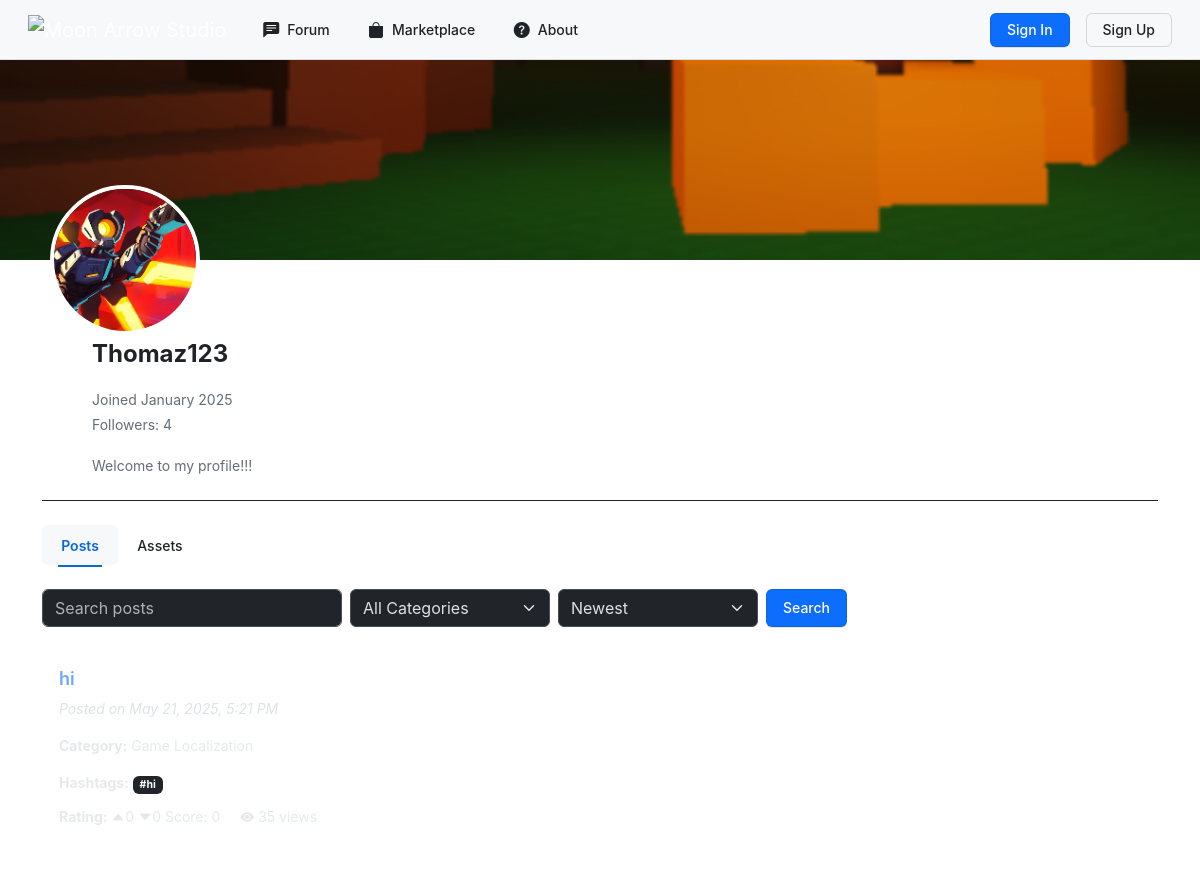
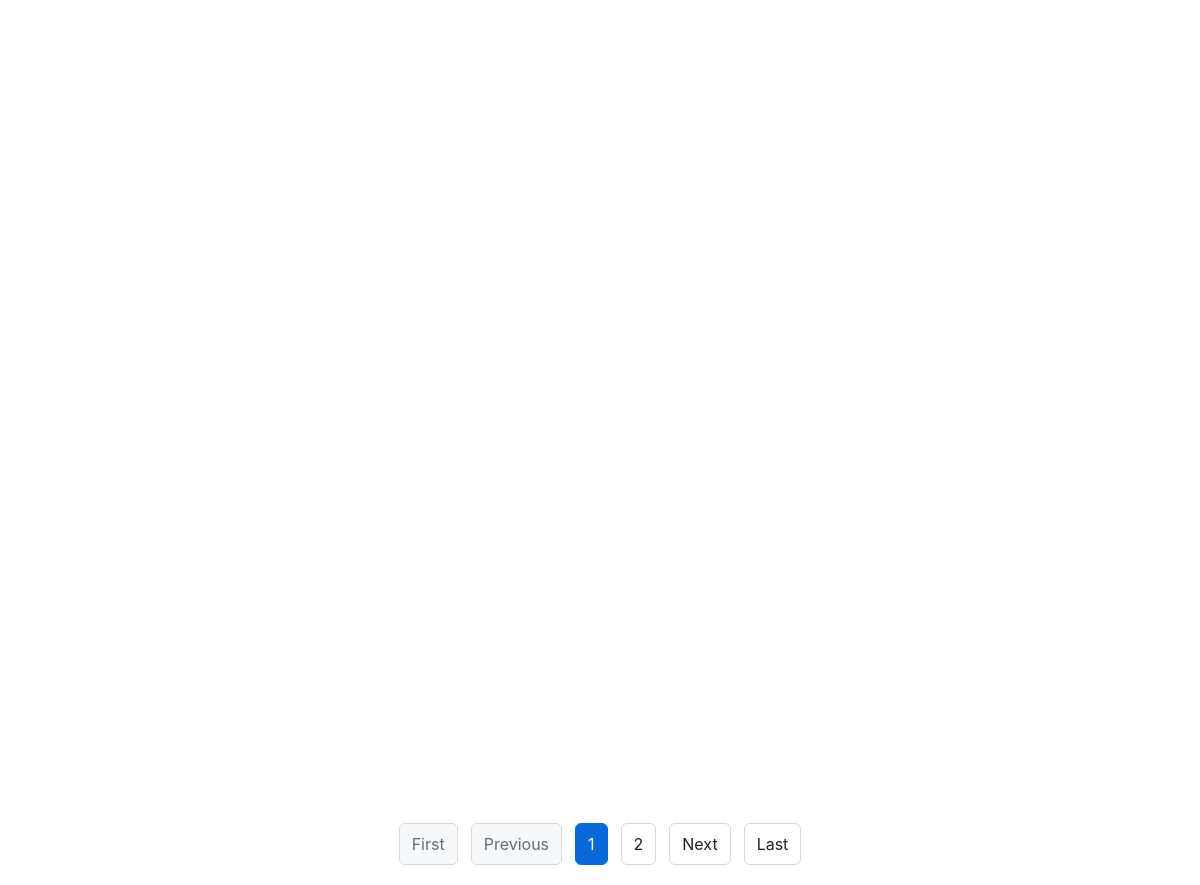
The app's page /php/profile.php?id=30&post_page=1&tab=posts with its own data (2 pictures, top to bottom).
### tables this page shows
CREATE TABLE IF NOT EXISTS `users` (
  `user_id` int NOT NULL AUTO_INCREMENT,
  `username` varchar(50) NOT NULL,
  `email` varchar(100) NOT NULL,
  `password` varchar(255) NOT NULL,
  `role` enum('admin','user') DEFAULT 'user',
  `created_at` datetime DEFAULT CURRENT_TIMESTAMP,
  `profile_picture` varchar(255) DEFAULT NULL,
  `banner` varchar(255) DEFAULT NULL,
  `description` text,
  `status` enum('active','suspended') NOT NULL DEFAULT 'active',
  `youtube` varchar(255) DEFAULT NULL,
  `linkedin` varchar(255) DEFAULT NULL,
  `twitter` varchar(255) DEFAULT NULL,
  `instagram` varchar(255) DEFAULT NULL,
  `github` varchar(255) DEFAULT NULL,
  `portfolio` varchar(255) DEFAULT NULL,
  `reported_count` int NOT NULL DEFAULT '0',
  `follow_notifications` tinyint(1) NOT NULL DEFAULT '1',
  `asset_comment_notifications` tinyint(1) NOT NULL DEFAULT '1',
  `reply_notifications` tinyint(1) NOT NULL DEFAULT '1',
  `notification_frequency` enum('instant','hourly','daily','weekly') NOT NULL DEFAULT 'instant',
  `email_updates` tinyint(1) NOT NULL DEFAULT '1',
  `comment_notifications` tinyint(1) NOT NULL DEFAULT '1',
  PRIMARY KEY (`user_id`),
  UNIQUE KEY `username` (`username`),
  UNIQUE KEY `email` (`email`)
);

CREATE TABLE IF NOT EXISTS `posts` (
  `id` int NOT NULL AUTO_INCREMENT,
  `title` varchar(255) NOT NULL,
  `content` text NOT NULL,
  `category_id` int NOT NULL,
  `hashtags` text,
  `images` text,
  `created_at` timestamp NULL DEFAULT CURRENT_TIMESTAMP,
  `videos` text,
  `user_id` int NOT NULL,
  `upvotes` int DEFAULT '0',
  `downvotes` int DEFAULT '0',
  `status` enum('published','draft','hidden') NOT NULL DEFAULT 'published',
  `views` int DEFAULT '0',
  `updated_at` timestamp NULL DEFAULT CURRENT_TIMESTAMP ON UPDATE CURRENT_TIMESTAMP,
  `reported_count` int DEFAULT '0',
  PRIMARY KEY (`id`),
  KEY `fk_posts_categories` (`category_id`),
  KEY `user_id` (`user_id`)
);

CREATE TABLE IF NOT EXISTS `categories` (
  `id` int NOT NULL AUTO_INCREMENT,
  `name` varchar(100) NOT NULL,
  PRIMARY KEY (`id`)
);

### php/profile.php (the view, shortened to what this page needs)
<?php
require 'db_connect.php';
$user_id = isset($_GET['id']) ? (int)$_GET['id'] : ($_SESSION['user_id'] ?? null);
$active_tab = isset($_GET['tab']) ? $_GET['tab'] : 'posts';
$stmt = $conn->prepare("SELECT *, DATE_FORMAT(created_at, '%M %Y') as formatted_join_date FROM users WHERE user_id = ?");
$stmt->bind_param("i", $user_id);
$stmt->execute();
$user = $stmt->get_result()->fetch_assoc();
$stmt = $conn->prepare("SELECT COUNT(*) as follower_count FROM follows WHERE following_id = ?");
$stmt->bind_param("i", $user_id);
$stmt->execute();
$follower_count = $stmt->get_result()->fetch_assoc()['follower_count'];
$post_search = $_GET['post_search'] ?? '';
$post_sort_order = $_GET['post_sort'] ?? 'newest';
$post_order_by = match($post_sort_order) {
    'oldest' => 'posts.created_at ASC',
    'highest_score' => '(posts.upvotes - posts.downvotes) DESC',
    default => 'posts.created_at DESC'
};
$posts_per_page = 5;
$post_page = isset($_GET['post_page']) ? max(1, (int)$_GET['post_page']) : 1;
$post_offset = ($post_page - 1) * $posts_per_page;
$post_sql = "SELECT posts.*, categories.name AS category_name,
            (posts.upvotes - posts.downvotes) AS score
            FROM posts
            JOIN categories ON posts.category_id = categories.id
            WHERE posts.user_id = ?";
$post_params = [$user_id];
$post_types = "i";
$post_sql .= " ORDER BY " . $post_order_by . " LIMIT ? OFFSET ?";
$post_types .= "ii";
array_push($post_params, $posts_per_page, $post_offset);
$post_stmt = $conn->prepare($post_sql);
$post_stmt->bind_param($post_types, ...$post_params);
$post_stmt->execute();
$posts = $post_stmt->get_result();
$post_count_sql = "SELECT COUNT(*) as total FROM posts WHERE user_id = ?";
$post_count_params = [$user_id];
$post_count_types = "i";
$post_count_stmt = $conn->prepare($post_count_sql);
$post_count_stmt->bind_param($post_count_types, ...$post_count_params);
$post_count_stmt->execute();
$total_posts = $post_count_stmt->get_result()->fetch_assoc()['total'];
$total_post_pages = max(1, ceil($total_posts / $posts_per_page));
?>
<!DOCTYPE html>
<html lang="en" data-bs-theme="dark">
<head>
    <?php require 'header.php'; ?>
    <link rel="stylesheet" href="https://cdnjs.cloudflare.com/ajax/libs/animate.css/4.1.1/animate.min.css">
</head>
<body>
    <div class="container-fluid p-0">
        <div class="banner-container animate__animated animate__fadeIn">
            <?php if ($user['banner']): ?>
                <img src="<?= htmlspecialchars($user['banner']) ?>" alt="Profile banner" class="banner-img">
            <?php else: ?>
                <div class="bg-secondary w-100 h-100"></div>
            <?php endif; ?>
            <?php if ($user['profile_picture']): ?>
                <img src="<?= htmlspecialchars($user['profile_picture']) ?>" alt="Profile picture" class="profile-picture animate__animated animate__zoomIn">
            <?php else: ?>
                <div class="profile-picture bg-dark d-flex align-items-center justify-content-center animate__animated animate__zoomIn">
                    <i class="bi bi-person-fill text-light" style="font-size: 4rem;"></i>
                </div>
            <?php endif; ?>
        </div>
        <div class="container">
            <div class="profile-info animate__animated animate__fadeInUp">
                <div class="profile-header">
                    <div class="username-container">
                        <h1 class="username mb-0 animate__animated animate__fadeInLeft"><?= htmlspecialchars($user['username']) ?></h1>
                    </div>
                </div>
                <div class="user-stats animate__animated animate__fadeIn">
                    <p class="mb-1">Joined <?= htmlspecialchars($user['formatted_join_date']) ?></p>
                    <p class="mb-1">Followers: <?= htmlspecialchars($follower_count) ?></p>
                </div>
                <?php if ($user['description']): ?>
                    <p class="description animate__animated animate__fadeIn "><?= nl2br(htmlspecialchars($user['description'])) ?></p>
                <?php endif; ?>
            </div>
            <hr class="my-4 animate__animated animate__fadeIn s">
            <ul class="nav mb-4 animate__animated animate__fadeInDown s">
                <li class="nav-item">
                    <a class="nav-link <?= $active_tab === 'posts' ? 'active' : '' ?>" data-bs-toggle="tab" href="#posts">Posts</a>
                </li>
                <li class="nav-item">
                    <a class="nav-link <?= $active_tab === 'assets' ? 'active' : '' ?>" data-bs-toggle="tab" href="#assets">Assets</a>
                </li>
            </ul>
            <div class="tab-content">
                <div class="tab-pane fade <?= $active_tab === 'posts' ? 'show active' : '' ?>" id="posts">
                    <form method="GET" action="profile.php" class="d-flex gap-2 mb-4 flex-wrap animate__animated animate__fadeIn s">
                        <input type="text" name="post_search" class="form-control" placeholder="Search posts"
                            value="<?= htmlspecialchars($post_search) ?>" style="max-width: 300px;">
                        <select name="post_category" class="form-select" style="max-width: 200px;">
                            <option value="">All Categories</option>
                        </select>
                        <select name="post_sort" class="form-select" style="max-width: 200px;">
                            <option value="newest" <?= $post_sort_order === 'newest' ? 'selected' : '' ?>>Newest</option>
                        </select>
                        <button type="submit" class="btn btn-primary">Search</button>
                    </form>
                    <div class="posts-container">
                        <?php if ($posts->num_rows > 0): ?>
                            <?php $delay = 0.5; ?>
                            <?php while ($post = $posts->fetch_assoc()): ?>
                                <div class="card mb-3 staggered-animation" data-animation="fadeInUp" data-delay="<?= $delay ?>">
                                    <div class="card-body">
                                        <h3 class="card-title">
                                            <a href="view_post.php?id=<?= $post['id'] ?>" class="text-decoration-none">
                                                <?= htmlspecialchars($post['title']) ?>
                                            </a>
                                        </h3>
                                        <p class="card-text">
                                            <em>Posted on <?= date('F j, Y, g:i A', strtotime($post['created_at'])) ?></em>
                                        </p>
                                        <p class="card-text text-muted">
                                            <strong>Category:</strong> <?= htmlspecialchars($post['category_name'] ?? 'Uncategorized') ?>
                                        </p>
                                        <div class="hashtags card-text text-muted mb-2"><strong>Hashtags:</strong>
                                            <?php if (!empty($post['hashtags'])): ?>
                                                <?php $tags = explode(' ', $post['hashtags']); ?>
                                                <?php foreach ($tags as $tag): ?>
                                                    <span class="badge bg-dark"><?= htmlspecialchars($tag) ?></span>
                                                <?php endforeach; ?>
                                            <?php endif; ?>
                                        </div>
                                        <p class="card-text text-muted"><strong>Rating:</strong>
                                            <i class="bi bi-caret-up-fill"></i><?= $post['upvotes'] ?? 0 ?>
                                            <i class="bi bi-caret-down-fill"></i><?= $post['downvotes'] ?? 0 ?>
                                            Score: <?= $post['score'] ?? 0 ?>
                                            <span class="ms-3"><i class="bi bi-eye-fill"></i> <?= $post['views'] ?? 0 ?> views</span>
                                        </p>
                                    </div>
                                </div>
                                <?php $delay += 0.05; ?>
                            <?php endwhile; ?>
                        <?php else: ?>
                            <div class="alert alert-info animate__animated animate__fadeIn s">No posts found.</div>
                        <?php endif; ?>
                        <?php if ($total_post_pages > 1): ?>
                            <div class="pagination-wrapper mt-4">
    <nav aria-label="Posts pagination">
        <ul class="pagination justify-content-center">
            <li class="page-item <?= ($post_page <= 1) ? 'disabled' : '' ?>">
                <a class="page-link" href="?<?php
                    echo http_build_query(array_merge($_GET, ['post_page' => 1, 'tab' => 'posts']));
                ?>">First</a>
            </li>
            <li class="page-item <?= ($post_page <= 1) ? 'disabled' : '' ?>">
                <a class="page-link" href="?<?php
                    echo http_build_query(array_merge($_GET, ['post_page' => $post_page - 1, 'tab' => 'posts']));
                ?>">Previous</a>
            </li>
            <?php
            $start_page = max(1, $post_page - 2);
            $end_page = min($total_post_pages, $post_page + 2);
            for ($i = $start_page; $i <= $end_page; $i++): ?>
                <li class="page-item <?= ($i == $post_page) ? 'active animate__animated animate__pulse animate__infinite' : '' ?>">
                    <a class="page-link" href="?<?php
                        echo http_build_query(array_merge($_GET, ['post_page' => $i, 'tab' => 'posts']));
                    ?>"><?= $i ?></a>
                </li>
            <?php endfor; ?>
            <li class="page-item <?= ($post_page >= $total_post_pages) ? 'disabled' : '' ?>">
                <a class="page-link" href="?<?php
                    echo http_build_query(array_merge($_GET, ['post_page' => $post_page + 1, 'tab' => 'posts']));
                ?>">Next</a>
            </li>
            <li class="page-item <?= ($post_page >= $total_post_pages) ? 'disabled' : '' ?>">
                <a class="page-link" href="?<?php
                    echo http_build_query(array_merge($_GET, ['post_page' => $total_post_pages, 'tab' => 'posts']));
                ?>">Last</a>
            </li>
        </ul>
    </nav>
</div>
<?php endif; ?>
                    </div>
                </div>
            </div>
        </div>
    </div>
</body>
</html>

### php/header.php (style rules this page uses)
:root { --color-canvas-default: #ffffff; --color-canvas-subtle: #f6f8fa; --color-border-default: #d0d7de; --color-border-muted: #d8dee4; --color-btn-primary-bg: #2da44e; --color-btn-primary-hover-bg: #2c974b; --color-fg-default: #1F2328; --color-fg-muted: #656d76; --color-accent-fg: #0969da; --color-input-bg: #ffffff; --color-card-bg: #ffffff; --color-card-border: #d0d7de; --color-header-bg: #f6f8fa; --color-modal-bg: #ffffff; --color-alert-error-bg: #FFEBE9; --color-alert-error-border: rgba(255, 129, 130, 0.4); --color-alert-error-fg: #cf222e; --animation-duration: 0.8s; }
.header { font-family: -apple-system, BlinkMacSystemFont, "Segoe UI", "Noto Sans", Helvetica, Arial, sans-serif; background-color: var(--color-canvas-default); color: var(--color-fg-default); line-height: 1.5; font-size: 14px; }
.header .btn { border-radius: 6px; padding: 6px 16px; font-size: 14px; font-weight: 500; line-height: 20px; transition: all 0.2s cubic-bezier(0.3, 0, 0.5, 1); white-space: nowrap; }
.header .btn-primary { color: #ffffff; background-color: #0d6efd; border: 1px solid rgba(27, 31, 36, 0.15); box-shadow: 0 1px 0 rgba(27, 31, 36, 0.1); }
.nav-link { color: var(--color-fg-default) !important; padding: 0.5rem 1rem !important; border-radius: 6px; transition: all 0.3s ease; display: flex; align-items: center; font-weight: 500; }
.nav-link.active { color: var(--color-accent-fg) !important; font-weight: 600; position: relative; background-color: var(--color-canvas-subtle); }
.nav-link.active::after { content: ''; position: absolute; bottom: -2px; left: 1rem; right: 1rem; height: 2px; background-color: var(--color-accent-fg); width: 0; animation: draw-underline var(--animation-duration) ease forwards; }
@media (min-width: 1200px) { .nav-link { padding: 0.6rem 1.2rem !important; } }
.nav-link, .btn, .dropdown-item, .profile-btn { transition: all 0.2s cubic-bezier(0.4, 0, 0.2, 1); }

### records on screen
users: username "Thomaz123", description "Welcome to my profile!!!"
posts: title "hi", created_at "May 21, 2025, 5:21 PM", category.name "Game Localization", hashtags "#hi", upvotes "0", downvotes "0", score "0", views "35"

### other values on screen
$user['formatted_join_date'] "January 2025"
$follower_count "4"
